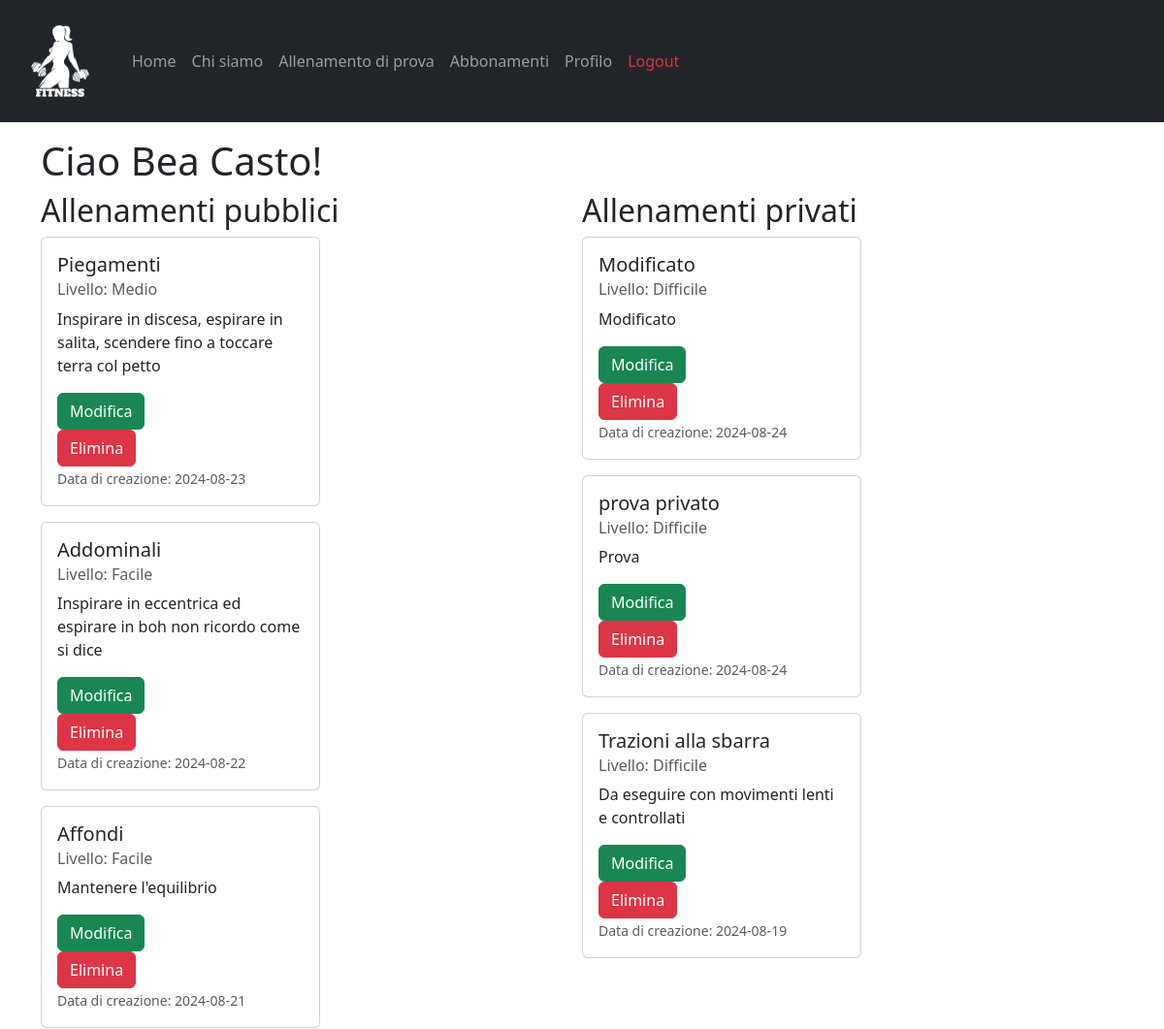
/profile (signed in, upper part), run on an earlier commit of the app's database.
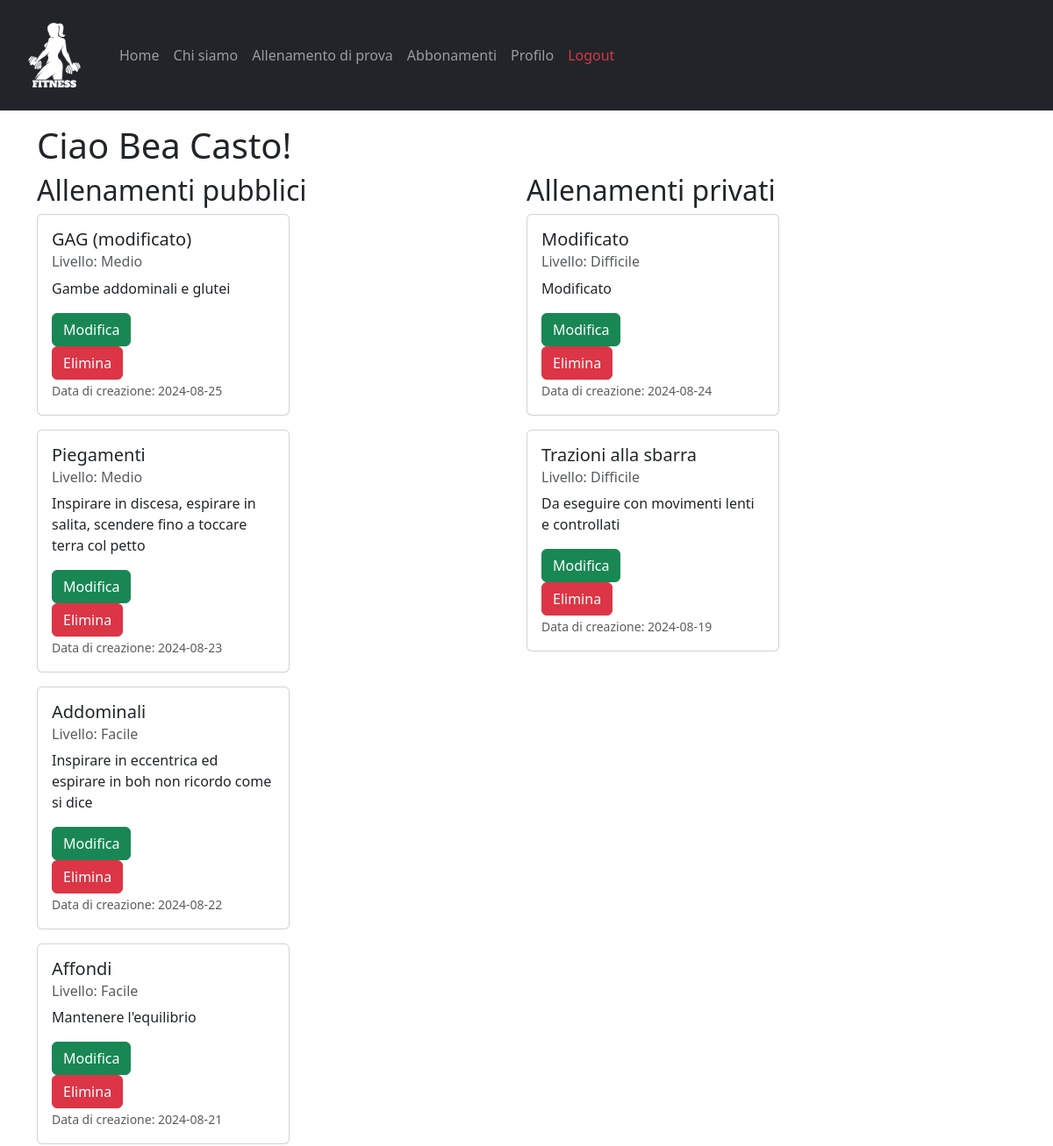
And on a later commit of the database.
### tables this page shows
CREATE TABLE "PersonalTrainers" (
	"nome"	TEXT NOT NULL,
	"email"	TEXT NOT NULL UNIQUE,
	"password"	TEXT NOT NULL,
	"rating"	REAL NOT NULL,
	"numOfRatings"	INTEGER NOT NULL,
	"pt_id"	INTEGER,
	"cognome"	TEXT NOT NULL,
	PRIMARY KEY("pt_id" AUTOINCREMENT),
	CHECK("rating" <= 5)
);

CREATE TABLE "Allenamenti" (
	"id_allenamento"	INTEGER,
	"pt_id"	INTEGER NOT NULL,
	"titolo"	TEXT NOT NULL,
	"descrizione"	TEXT NOT NULL,
	"livello"	TEXT NOT NULL,
	"visibile"	INTEGER NOT NULL,
	"data_creazione"	TEXT NOT NULL,
	PRIMARY KEY("id_allenamento" AUTOINCREMENT),
	FOREIGN KEY("pt_id") REFERENCES "PersonalTrainers"("pt_id")
);

### app.py (the view)
@app.route("/profile")
def pt_profile():
  email = request.cookies.get('remember_token').split('|')[0]
  pt_id = utenti_dao.get_pt_id_by_email(email)
  allenamenti_pt_db = allenamenti_dao.get_allenamenti_by_pt(pt_id)
  return render_template('profile.html',allenamenti=allenamenti_pt_db)

### allenamenti_dao.py (called while the page is built)
def get_allenamenti_by_pt(pt_id):
	query = 'SELECT * FROM Allenamenti WHERE pt_id=? ORDER BY data_creazione DESC'
	connection = sqlite3.connect('db/personal.db')
	connection.row_factory = sqlite3.Row
	cursor = connection.cursor()
	cursor.execute(query, (pt_id,))
	result = cursor.fetchall()
	print(result)
	cursor.close()
	connection.close()
	return result

### app.py (called while the page is built)
@login_manager.user_loader
def load_user(user_email):
  print("load user:", user_email)
  user_db, type = utenti_dao.get_user_by_email(user_email)
  if type == 0:
    user = PersonalTrainer(nome=user_db['nome'], cognome=user_db['cognome'], pt_id=user_db['pt_id'], rating=user_db['rating'], numOfRatings=user_db['numOfRatings'], email=user_db['email'], password=user_db['password'])
  else:
    user = Client(nome=user_db['nome'], cognome=user_db['cognome'], client_id=user_db['client_id'], pt_id=user_db['pt_id'], email=user_db['email'], password=user_db['password'])
  return user

### utenti_dao.py (called while the page is built)
def get_pt_id_by_email(user_email):
	default = 0
	query = 'SELECT pt_id FROM PersonalTrainers WHERE email = ?'
	connection = sqlite3.connect('db/personal.db')
	connection.row_factory = sqlite3.Row
	cursor = connection.cursor()
	cursor.execute(query,(user_email,))
	result = cursor.fetchone()
	cursor.close()
	connection.close()
	if result is None:
		return default
	return result['pt_id']

def get_user_by_email(user_email):
	type = 0 # 0: personal_trainer, 1: client
	query1 = 'SELECT * FROM PersonalTrainers WHERE email = ?'
	query2 = 'SELECT * FROM Clients WHERE email = ?'
	connection = sqlite3.connect('db/personal.db')
	connection.row_factory = sqlite3.Row
	cursor = connection.cursor()
	print("utenti_dao email", user_email)
	cursor.execute(query1,(user_email,)) # Personal Trainers
	result = cursor.fetchone()
	print("query 1:",result)
	if result is None:
		cursor.execute(query2, (user_email,)) # Clients
		result = cursor.fetchone()
		print("query 2:", result)
		type = 1
	cursor.close()
	connection.close()
	return result, type

### templates/profile.html (shortened to what this page needs)
{% extends "base.html" %}
{% block content %}
	<h1>Ciao {{current_user.nome.capitalize()}} {{current_user.cognome.capitalize()}}!</h1>
	<div class="row">
		<div class="col-6">
			<h2>Allenamenti pubblici</h2>
			{% for allenamento in allenamenti %}
        {% if allenamento.visibile != 0 %}
        <div class="col-3 mb-3">
          <div class="card" style="width: 18rem;">
            <div class="card-body">
              <h5 class="card-title">{{ allenamento.titolo }}</h5>
              <h6 class="card-subtitle mb-2 text-body-secondary">Livello: {{allenamento.livello.capitalize()}}</h6>
              <p class="card-text">{{allenamento.descrizione.capitalize()}}</p>
              <a href="/modify_workout/{{allenamento.id_allenamento}}" class="btn btn-success">Modifica</a>
              <form action="/delete_workout/{{allenamento.id_allenamento}}" method="post">
                <button type="submit" class="btn btn-danger">Elimina</button>
              </form>
              <p class="card-text"><small class="text-body-secondary">Data di creazione: {{allenamento.data_creazione}}</small></p>
            </div>
          </div>
        </div>
        {% endif %}
      {% endfor %}
		</div>
		<div class="col-6">
			<h2>Allenamenti privati</h2>
			{% for allenamento in allenamenti %}
        {% if allenamento.visibile == 0 %}
        <div class="col-3 mb-3">
          <div class="card" style="width: 18rem;">
            <div class="card-body">
              <h5 class="card-title">{{ allenamento.titolo }}</h5>
              <h6 class="card-subtitle mb-2 text-body-secondary">Livello: {{allenamento.livello.capitalize()}}</h6>
              <p class="card-text">{{allenamento.descrizione.capitalize()}}</p>
              <a href="/modify_workout/{{allenamento.id_allenamento}}" class="btn btn-success">Modifica</a>
              <form action="/delete_workout/{{allenamento.id_allenamento}}" method="post">
                <button type="submit" class="btn btn-danger">Elimina</button>
              </form>
              <p class="card-text"><small class="text-body-secondary">Data di creazione: {{allenamento.data_creazione}}</small></p>
            </div>
          </div>
        </div>
        {% endif %}
      {% endfor %}
		</div>
	</div>
{% endblock %}

### templates/base.html (shortened to what this page needs)
<!DOCTYPE html>
<html lang="it">
  <head>
    <link href="https://cdn.jsdelivr.net/npm/bootstrap@5.3.2/dist/css/bootstrap.min.css" rel="stylesheet">
  </head>
  <body>
    <nav class="navbar navbar-expand-lg bg-dark" data-bs-theme="dark">
      <div class="container-fluid">
        <a class="navbar-brand" href="#">
          <img src="{{ url_for('static', filename='logo-light.png') }}" alt="Logo GetFit" width="100" height="100">
        </a>
        <div class="collapse navbar-collapse" id="navbarSupportedContent">
          <ul class="navbar-nav me-auto mb-2 mb-lg-0">
            <li class="nav-item">
              <a class="nav-link {% if request.path == url_for('index') %}active{% endif %}" aria-current="page" href="{{ url_for('index') }}">Home</a>
            </li>
            <li class="nav-item">
              <a class="nav-link {% if request.path == url_for('about') %}active{% endif %}" aria-current="page" href="{{ url_for('about') }}">Chi siamo</a>
            </li>
            <li class="nav-item">
              <a class="nav-link" aria-current="page" href="#">Allenamento di prova</a>
            </li>
            <li class="nav-item">
              <a class="nav-link" aria-current="page" href="#">Abbonamenti</a>
            </li>
            {% if not current_user.is_authenticated %}
            <li class="nav-item">
              <a class="nav-link text-primary-emphasis {% if request.path == url_for('login') %}active{% endif %}" aria-current="page" href="{{ url_for('login') }}">Login</a>
            </li>
            {% else %}
              {% if current_user.__class__.__name__ == "PersonalTrainer" %}
                <li class="nav-item">
                  <a class="nav-link" aria-current="page" href="/profile">Profilo</a>
                </li>
              {% endif %}
            <li class="nav-item">
              <a class="nav-link text-danger" aria-current="page" href="/logout">Logout</a>
            </li>
            {% endif %}
          </ul>
        </div>
      </div>
    </nav>
    <div class="container pt-3">
      <div class="row">
        {% block content %}{% endblock %}
      </div>
    </div>
  </body>
</html>

What changed in the data, as far as the page shows it:
removed Allenamenti: titolo "prova privato", livello "Difficile", descrizione "Prova", data_creazione "2024-08-24", shown under "Allenamenti privati"
added Allenamenti: titolo "GAG (modificato)", livello "Medio", descrizione "Gambe addominali e glutei", data_creazione "2024-08-25", shown under "Allenamenti pubblici"
